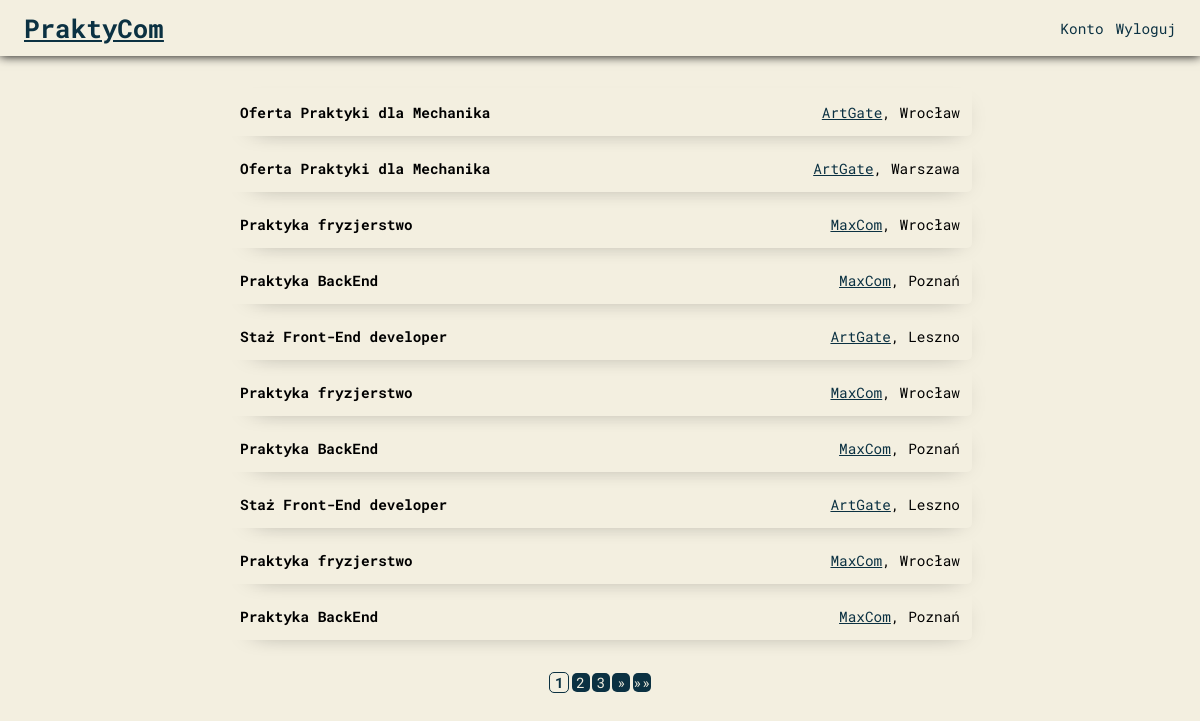
The page /index.php (signed in) on the database its author committed.
### tables this page shows
CREATE TABLE `oferty` (
  `id` int(255) NOT NULL,
  `tytul` varchar(50) NOT NULL,
  `opis` text NOT NULL,
  `id_pracodawcy` int(11) NOT NULL,
  `lokalizacja` varchar(30) NOT NULL
);

CREATE TABLE `pracodawcy` (
  `id` int(255) NOT NULL,
  `firma` varchar(50) NOT NULL,
  `email` varchar(50) NOT NULL,
  `haslo` varchar(255) NOT NULL
);

### index.php (the view, shortened to what this page needs)
<?php
include "connection.php";
?>
<!DOCTYPE html>
<html lang="pl">
<head>
    <link rel="stylesheet" href="style.css">
</head>
<body>
<header>
    <a href="index.php" id="logo">PraktyCom</a>
    <div id="opcje">
    <?php
    if (isset($_SESSION['user_id'])) {
        if (isset($_SESSION['user_imie']) && isset($_SESSION['user_nazwisko'])) {
            $userParams = "imie=".$_SESSION['user_imie'] . '&nazwisko=' . $_SESSION['user_nazwisko'] . '&id=' . $_SESSION['user_id'];
            echo generatePageLink('panelPraktykanta.php', 'Konto', $userParams, '');
        } elseif (isset($_SESSION['user_firma'])) {
            $userParams = "firma=" . $_SESSION['user_firma'] . '&id=' . $_SESSION['user_id'];
            echo generatePageLink('panelPracodawca.php', 'Konto', $userParams, '');
            echo generatePageLink('addAd.php', 'Dodaj ogłoszenie', '', '');
        }
        echo generatePageLink('logout.php', 'Wyloguj', '', '');
    } else {
        echo generatePageLink($loginPage, 'Zaloguj się', '', '');
        echo generatePageLink($signupPage, 'Zarejestruj się', '', '');
    }
    ?>
    </div>
</header>
<main>
    <div id="ogloszenia">
        <?php
        $ofertyNaStrone = 10;
        if (isset($_GET['strona'])) {
            $strona = $_GET['strona'];
        } else {
            $strona = 1;
        }
        $poczatek = ($strona - 1) * $ofertyNaStrone;
        $query = "SELECT oferty.id AS oferta_id, oferty.tytul AS tytul, oferty.lokalizacja AS lokalizacja, pracodawcy.firma AS firma, pracodawcy.id AS id
                  FROM oferty
                  INNER JOIN pracodawcy ON oferty.id_pracodawcy = pracodawcy.id
                  ORDER BY oferty.id DESC
                  LIMIT $poczatek, $ofertyNaStrone";
        $result = mysqli_query($conn, $query);
        if ($result && mysqli_num_rows($result) > 0) {
            while ($row = mysqli_fetch_assoc($result)) {
                $id_ogloszenia = $row['oferta_id'];
                $tytul = $row['tytul'];
                $firma = $row['firma'];
                $firmaId = $row['id'];
                $lokalizacja = $row['lokalizacja'];
                echo '<div class="ogloszenie" onclick="location.href=\'jobad.php?id=' . $id_ogloszenia . '\'">';
                echo '<div class="tytulOferty">';
                echo '<p class="tytul">' . $tytul . '</p>';
                echo '</div>';
                echo '<div class="daneOferty">';
                $userParams = "firma=".$firma . '&id=' . $firmaId;
                echo generatePageLink('panelPracodawca.php', $firma, $userParams, '');
                echo '<p>, ' . $lokalizacja . '</p>';
                echo '</div>';
                echo '</div>';
            }
        } else {
            echo "Brak danych lub błąd zapytania.";
        }
        $query = "SELECT COUNT(id) AS ilosc_ofert FROM oferty";
        $result = mysqli_query($conn, $query);
        $row = mysqli_fetch_assoc($result);
        $ilosc_ofert = $row['ilosc_ofert'];
        $liczba_stron = ceil($ilosc_ofert / $ofertyNaStrone);
        echo "<div class='numery'>";
        if ($liczba_stron > 1) {
            for ($i = 1; $i <= $liczba_stron; $i++) {
                if ($i == $strona) {
                    echo generatePageLink('index.php', $i, "strona=$i", 'przyciskiStrony active');
                } else {
                    echo generatePageLink('index.php', $i, "strona=$i", 'przyciskiStrony');
                }
            }
            if ($strona < $liczba_stron) {
                $nastepna = $strona + 1;
                echo generatePageLink('index.php', '&raquo;', "strona=$nastepna", '');
            }
            if($strona != $liczba_stron){
            echo generatePageLink('index.php', '&raquo;&raquo;', "strona=$liczba_stron", '');
            }
        }
        echo "</div>";
        ?>
    </div>
</main>
</body>
</html>

### connection.php (shortened to what this page needs)
<?php
function generatePageLink($page, $label, $params = '', $class) {
    return "<a href='$page?$params' class='$class' >$label</a>";
}

### style.css (style rules this page uses)
* { padding: 0; margin: 0; font-family: "Roboto Mono", monospace; }
html { font-size: 1.8vh; background: #f3efe0; }
header { display: flex; align-items: center; justify-content: space-between; height: 7vh; width: 100%; box-shadow: 0 0 10px 0; }
header #logo { font-size: 1.8rem; color: #0b3142; font-weight: 800; margin-left: 0; height: 4vh; margin-left: 2vw; display: flex; justify-content: center; align-items: center; }
header #opcje { display: flex; margin-right: 2vw; }
header #opcje a { color: #0b3142; text-decoration: unset; margin-left: 1vw; }
body { display: flex; align-items: center; flex-direction: column; }
main { margin: 3vh 0 0 0; min-height: 50vh; }
main a { color: #0b3142; }
main #ogloszenia .ogloszenie { cursor: pointer; box-shadow: black 7px 7px 25px -20px; border-radius: 5px; height: 6vh; width: 60vw; margin-top: 1vh; display: flex; justify-content: space-between; align-items: center; padding: 0 1vw 0 1vw; }
main #ogloszenia .ogloszenie .tytulOferty { display: flex; flex-direction: column; }
main #ogloszenia .ogloszenie .tytulOferty .tytul { font-weight: 800; }
main #ogloszenia .ogloszenie .daneOferty { display: flex; flex-direction: row; }
main #ogloszenia .ogloszenie .daneOferty a { color: #0b3142; }
main #ogloszenia .numery { display: flex; align-items: center; justify-content: center; margin: 3vh 0 0 0; }
main #ogloszenia .numery a { text-decoration: unset; background-color: #0b3142; color: #f3efe0; border-radius: 5px; display: flex; align-items: center; justify-content: center; width: 1.5vw; margin: 1vh 0.1vw 0.1vw; }
main #ogloszenia .numery .przyciskiStrony.active { font-weight: 900; background-color: #f3efe0; color: #0b3142; border: solid #0b3142 1px; }

### rows shown on the page
oferty: tytul "Oferta Praktyki dla Mechanika", id_pracodawcy.firma "ArtGate", lokalizacja "Wrocław"
oferty: tytul "Oferta Praktyki dla Mechanika", id_pracodawcy.firma "ArtGate", lokalizacja "Warszawa"
oferty: tytul "Praktyka fryzjerstwo", id_pracodawcy.firma "MaxCom", lokalizacja "Wrocław"
oferty: tytul "Praktyka BackEnd", id_pracodawcy.firma "MaxCom", lokalizacja "Poznań"
oferty: tytul "Staż Front-End developer", id_pracodawcy.firma "ArtGate", lokalizacja "Leszno"
oferty: tytul "Praktyka fryzjerstwo", id_pracodawcy.firma "MaxCom", lokalizacja "Wrocław"
oferty: tytul "Praktyka BackEnd", id_pracodawcy.firma "MaxCom", lokalizacja "Poznań"
oferty: tytul "Staż Front-End developer", id_pracodawcy.firma "ArtGate", lokalizacja "Leszno"
oferty: tytul "Praktyka fryzjerstwo", id_pracodawcy.firma "MaxCom", lokalizacja "Wrocław"
oferty: tytul "Praktyka BackEnd", id_pracodawcy.firma "MaxCom", lokalizacja "Poznań"

### other values the page prints
$label "Konto Wyloguj » »»"
$label "1"
$label "2"
$label "3"
